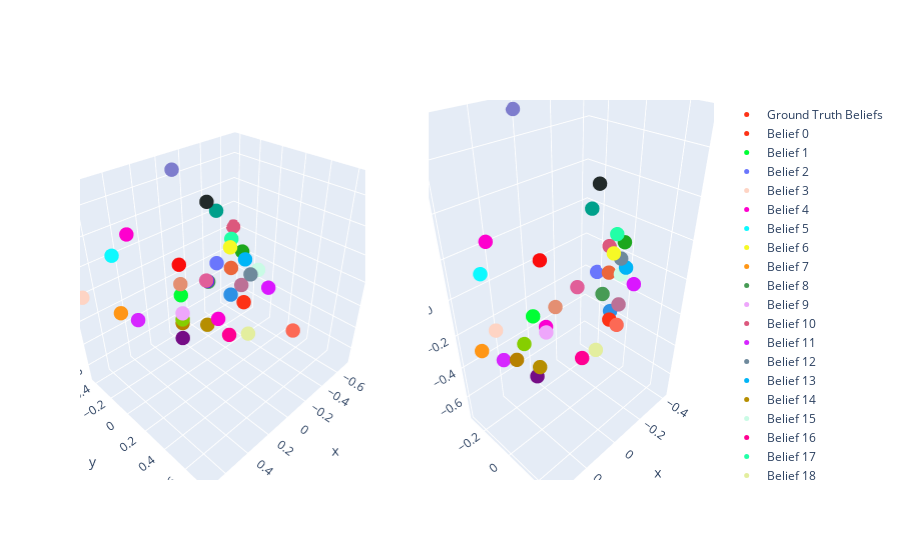

Notebook source saved alongside this figure:
### Markdown cell above
## Visualization of regression results
We visualize the belief predictions in 3D, using the same PCA as before, and also do a 2D plot of the belief predictions.

### Code cell
belief_predictions_pca = vis_pca.transform(belief_predictions.reshape(-1, 5))

# now visualize in 3d
transformer_input_belief_indices_flattened = transformer_input_belief_indices.view(-1).cpu().numpy()
from plotly.subplots import make_subplots
from plotly import graph_objects as go

colors = px.colors.qualitative.Light24 + px.colors.qualitative.Dark24 + px.colors.qualitative.Plotly

fig = make_subplots(rows=1, cols=2, specs=[[{'type': 'scatter3d'}, {'type': 'scatter3d'}]])

# put the groundtruth simplex on the left
ground_truth_beliefs = list(msp_belief_index.keys())
ground_truth_belief_labels = list(msp_belief_index.values())
ground_truth_beliefs_pca = vis_pca.transform(ground_truth_beliefs)

fig.add_trace(go.Scatter3d(x=ground_truth_beliefs_pca[:, 0],
                           y=ground_truth_beliefs_pca[:, 1],
                           z=ground_truth_beliefs_pca[:, 2],
                           mode='markers',
                           marker=dict(size=5, color=[colors[i] for i in ground_truth_belief_labels], opacity=1),
                           name='Ground Truth Beliefs'),
              row=1, col=1)

# put the belief predictions on the right
for belief in msp_belief_index.keys():
    b = msp_belief_index[belief]
    relevant_indices = np.where(transformer_input_belief_indices_flattened == b)[0]
    relevant_data = belief_predictions_pca[relevant_indices]
    if len(relevant_data) > 0:
        centers_of_mass = np.mean(relevant_data, axis=0)
    
        fig.add_trace(go.Scatter3d(x=[centers_of_mass[0]],
                                y=[centers_of_mass[1]],
                                z=[centers_of_mass[2]],
                                mode='markers',
                                name=f'Belief {b}',
                                marker=dict(size=5, color=colors[b], opacity=1)),
                    row=1, col=2)
        
fig.show()

### Figure 1 — Plotly figure (JSON) as saved in the notebook; plotly's stock layout.template omitted (floating-point values rounded to 4 significant figures)
{"data": [{"marker": {"color": ["#FD3216", "#00FE35", "#6A76FC", "#FED4C4", "#FE00CE", "#0DF9FF", "#F6F926", "#FF9616", "#479B55", "#EEA6FB", "#DC587D", "#D626FF", "#6E899C", "#00B5F7", "#B68E00", "#C9FBE5", "#FF0092", "#22FFA7", "#E3EE9E", "#86CE00", "#BC7196", "#7E7DCD", "#FC6955", "#E48F72", "#2E91E5", "#E15F99", "#1CA71C", "#FB0D0D", "#DA16FF", "#222A2A", "#B68100", "#750D86", "#EB663B", "#511CFB", "#00A08B", "#FB00D1"], "opacity": 1, "size": 5}, "mode": "markers", "name": "Ground Truth Beliefs", "scene": "scene", "type": "scatter3d", "x": [-0.1768, 0.2357, -0.4714, 0.7071, 0.3536, 0.4714, -7.612e-17, 0.4714, -0.3536, 0.3536, -0.7071, 0.3536, -5.762e-17, -0.1768, 0.1768, -0.3536, -4.925e-16, -0.2357, -3.352e-16, 0.2828, -0.2828, -1.316e-16, -2.061e-17, 0.2828, -0.2357, 0.1768, -0.2828, 0.2357, -0.2357, -0.3536, 0.2357, -9.643e-16, -0.2357, -2.993e-17, -0.4714, 0.2357], "y": [0.2009, 0.01605, -0.3746, -0.4166, -0.3537, -0.3746, 0.2324, -0.3746, -0.3537, 0.1694, -0.4166, -0.3537, 0.4068, 0.2009, 0.2009, 0.1694, 0.2324, 0.01605, 0.4068, 0.0774, 0.0774, -0.2907, 0.7555, 0.0774, 0.01605, 0.2009, 0.0774, 0.01605, 0.3648, -0.3537, 0.01605, -0.2907, 0.01605, 0.01605, -0.3746, 0.3648], "z": [-0.1768, -1.11e-16, -0.2357, -3.777e-16, 0.3536, 0.2357, 0.3536, -0.2357, -0.3536, -1.819e-16, 3.186e-16, -0.3536, 0.2357, 0.1768, -0.1768, 1.662e-16, -0.3536, 0.2357, -0.2357, -0.1414, -0.1414, 0.7071, 1.388e-17, 0.1414, -0.2357, 0.1768, 0.1414, 0.2357, 1.155e-16, 0.3536, -0.2357, -0.7071, 1.111e-16, 6.688e-20, 0.2357, -1.166e-16]}, {"marker": {"color": "#FD3216", "opacity": 1, "size": 5}, "mode": "markers", "name": "Belief 0", "scene": "scene2", "type": "scatter3d", "x": [-0.1399], "y": [0.1152], "z": [-0.1742]}, {"marker": {"color": "#00FE35", "opacity": 1, "size": 5}, "mode": "markers", "name": "Belief 1", "scene": "scene2", "type": "scatter3d", "x": [0.2323], "y": [0.02255], "z": [0.002119]}, {"marker": {"color": "#6A76FC", "opacity": 1, "size": 5}, "mode": "markers", "name": "Belief 2", "scene": "scene2", "type": "scatter3d", "x": [-0.4117], "y": [-0.2078], "z": [-0.1855]}, {"marker": {"color": "#FED4C4", "opacity": 1, "size": 5}, "mode": "markers", "name": "Belief 3", "scene": "scene2", "type": "scatter3d", "x": [0.3867], "y": [-0.02096], "z": [-0.006268]}, {"marker": {"color": "#FE00CE", "opacity": 1, "size": 5}, "mode": "markers", "name": "Belief 4", "scene": "scene2", "type": "scatter3d", "x": [0.2795], "y": [-0.1823], "z": [0.2826]}, {"marker": {"color": "#0DF9FF", "opacity": 1, "size": 5}, "mode": "markers", "name": "Belief 5", "scene": "scene2", "type": "scatter3d", "x": [0.3605], "y": [-0.1206], "z": [0.1986]}, {"marker": {"color": "#F6F926", "opacity": 1, "size": 5}, "mode": "markers", "name": "Belief 6", "scene": "scene2", "type": "scatter3d", "x": [0.02948], "y": [0.2551], "z": [0.3091]}, {"marker": {"color": "#FF9616", "opacity": 1, "size": 5}, "mode": "markers", "name": "Belief 7", "scene": "scene2", "type": "scatter3d", "x": [0.3825], "y": [-0.1559], "z": [-0.2056]}, {"marker": {"color": "#479B55", "opacity": 1, "size": 5}, "mode": "markers", "name": "Belief 8", "scene": "scene2", "type": "scatter3d", "x": [-0.3946], "y": [-0.1485], "z": [-0.2926]}, {"marker": {"color": "#EEA6FB", "opacity": 1, "size": 5}, "mode": "markers", "name": "Belief 9", "scene": "scene2", "type": "scatter3d", "x": [0.255], "y": [0.1255], "z": [-0.00688]}, {"marker": {"color": "#DC587D", "opacity": 1, "size": 5}, "mode": "markers", "name": "Belief 10", "scene": "scene2", "type": "scatter3d", "x": [-0.41], "y": [-0.1301], "z": [0.005715]}, {"marker": {"color": "#D626FF", "opacity": 1, "size": 5}, "mode": "markers", "name": "Belief 11", "scene": "scene2", "type": "scatter3d", "x": [0.2811], "y": [-0.1497], "z": [-0.3241]}, {"marker": {"color": "#6E899C", "opacity": 1, "size": 5}, "mode": "markers", "name": "Belief 12", "scene": "scene2", "type": "scatter3d", "x": [-0.08047], "y": [0.2046], "z": [0.2181]}, {"marker": {"color": "#00B5F7", "opacity": 1, "size": 5}, "mode": "markers", "name": "Belief 13", "scene": "scene2", "type": "scatter3d", "x": [-0.1065], "y": [0.2124], "z": [0.1678]}, {"marker": {"color": "#B68E00", "opacity": 1, "size": 5}, "mode": "markers", "name": "Belief 14", "scene": "scene2", "type": "scatter3d", "x": [0.2835], "y": [0.1112], "z": [-0.1843]}, {"marker": {"color": "#C9FBE5", "opacity": 1, "size": 5}, "mode": "markers", "name": "Belief 15", "scene": "scene2", "type": "scatter3d", "x": [-0.2735], "y": [0.05983], "z": [-0.01201]}, {"marker": {"color": "#FF0092", "opacity": 1, "size": 5}, "mode": "markers", "name": "Belief 16", "scene": "scene2", "type": "scatter3d", "x": [0.05162], "y": [0.1283], "z": [-0.2784]}, {"marker": {"color": "#22FFA7", "opacity": 1, "size": 5}, "mode": "markers", "name": "Belief 17", "scene": "scene2", "type": "scatter3d", "x": [-0.2053], "y": [0.07756], "z": [0.2304]}, {"marker": {"color": "#E3EE9E", "opacity": 1, "size": 5}, "mode": "markers", "name": "Belief 18", "scene": "scene2", "type": "scatter3d", "x": [0.03185], "y": [0.19], "z": [-0.2018]}, {"marker": {"color": "#86CE00", "opacity": 1, "size": 5}, "mode": "markers", "name": "Belief 19", "scene": "scene2", "type": "scatter3d", "x": [0.2716], "y": [0.002002], "z": [-0.1351]}, {"marker": {"color": "#BC7196", "opacity": 1, "size": 5}, "mode": "markers", "name": "Belief 20", "scene": "scene2", "type": "scatter3d", "x": [-0.2301], "y": [0.09267], "z": [-0.1468]}, {"marker": {"color": "#7E7DCD", "opacity": 1, "size": 5}, "mode": "markers", "name": "Belief 21", "scene": "scene2", "type": "scatter3d", "x": [0.0125], "y": [-0.2945], "z": [0.7106]}, {"marker": {"color": "#FC6955", "opacity": 1, "size": 5}, "mode": "markers", "name": "Belief 22", "scene": "scene2", "type": "scatter3d", "x": [0.02851], "y": [0.2904], "z": [-0.004861]}, {"marker": {"color": "#E48F72", "opacity": 1, "size": 5}, "mode": "markers", "name": "Belief 23", "scene": "scene2", "type": "scatter3d", "x": [0.2465], "y": [0.1728], "z": [0.1383]}, {"marker": {"color": "#2E91E5", "opacity": 1, "size": 5}, "mode": "markers", "name": "Belief 24", "scene": "scene2", "type": "scatter3d", "x": [-0.2371], "y": [0.03841], "z": [-0.2202]}, {"marker": {"color": "#E15F99", "opacity": 1, "size": 5}, "mode": "markers", "name": "Belief 25", "scene": "scene2", "type": "scatter3d", "x": [0.1622], "y": [0.202], "z": [0.1998]}, {"marker": {"color": "#1CA71C", "opacity": 1, "size": 5}, "mode": "markers", "name": "Belief 26", "scene": "scene2", "type": "scatter3d", "x": [-0.2954], "y": [0.05195], "z": [0.1455]}, {"marker": {"color": "#FB0D0D", "opacity": 1, "size": 5}, "mode": "markers", "name": "Belief 27", "scene": "scene2", "type": "scatter3d", "x": [0.1791], "y": [0.0179], "z": [0.2417]}, {"marker": {"color": "#DA16FF", "opacity": 1, "size": 5}, "mode": "markers", "name": "Belief 28", "scene": "scene2", "type": "scatter3d", "x": [-0.2647], "y": [0.1442], "z": [-0.02265]}, {"marker": {"color": "#222A2A", "opacity": 1, "size": 5}, "mode": "markers", "name": "Belief 29", "scene": "scene2", "type": "scatter3d", "x": [-0.3591], "y": [-0.1651], "z": [0.3407]}, {"marker": {"color": "#B68100", "opacity": 1, "size": 5}, "mode": "markers", "name": "Belief 30", "scene": "scene2", "type": "scatter3d", "x": [0.2935], "y": [-0.02987], "z": [-0.2327]}, {"marker": {"color": "#750D86", "opacity": 1, "size": 5}, "mode": "markers", "name": "Belief 31", "scene": "scene2", "type": "scatter3d", "x": [-0.0009083], "y": [-0.2612], "z": [-0.7166]}, {"marker": {"color": "#EB663B", "opacity": 1, "size": 5}, "mode": "markers", "name": "Belief 32", "scene": "scene2", "type": "scatter3d", "x": [-0.2386], "y": [0.01651], "z": [-0.00697]}, {"marker": {"color": "#00A08B", "opacity": 1, "size": 5}, "mode": "markers", "name": "Belief 34", "scene": "scene2", "type": "scatter3d", "x": [-0.3998], "y": [-0.2455], "z": [0.1756]}, {"marker": {"color": "#FB00D1", "opacity": 1, "size": 5}, "mode": "markers", "name": "Belief 35", "scene": "scene2", "type": "scatter3d", "x": [0.2425], "y": [0.1113], "z": [0.004973]}], "layout": {"scene": {"domain": {"x": [0, 0.45], "y": [0, 1]}}, "scene2": {"domain": {"x": [0.55, 1], "y": [0, 1]}}}}
